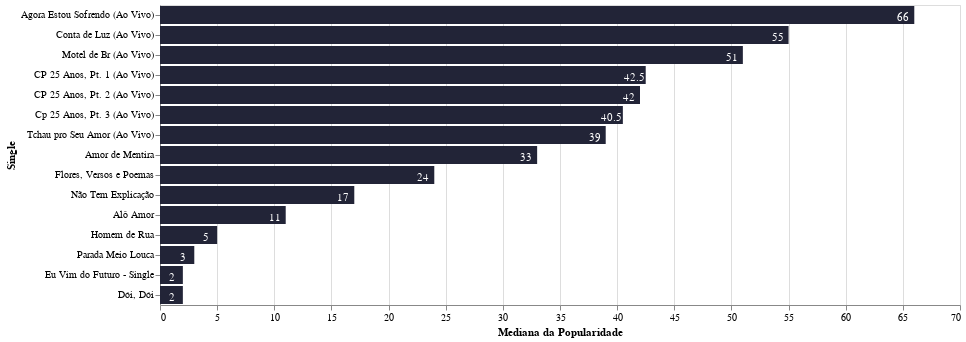

Source (notebook cell):
### Code cell
data_single_most_popular = data[data['album_type'] == 'single']

bars = alt.Chart(data_single_most_popular).mark_bar(color = '#222437').encode(
    alt.X('median(popularity):Q', axis = alt.Axis(title='Mediana da Popularidade')),
    alt.Y('album:O',sort = '-x',axis = alt.Axis(title='Single'))
).properties(
    width=800
)
text = alt.Chart(data_single_most_popular).mark_text(dx=-11, dy=3, color='white').encode(
    alt.X('median(popularity):Q', axis = alt.Axis(title='Mediana da Popularidade')),
    alt.Y('album:O',sort = '-x',axis = alt.Axis(title='Single')),
    alt.Text('median(popularity):Q')
).properties(
    width=800
)
bars + text

### Figure 1 — Vega-Lite specification as saved in the notebook (floating-point values rounded to 4 significant figures)
{"config": {"view": {"continuousWidth": 400, "continuousHeight": 300}}, "layer": [{"mark": {"type": "bar", "color": "#222437"}, "encoding": {"x": {"type": "quantitative", "aggregate": "median", "axis": {"title": "Mediana da Popularidade"}, "field": "popularity"}, "y": {"type": "ordinal", "axis": {"title": "Single"}, "field": "album", "sort": "-x"}}, "width": 800}, {"mark": {"type": "text", "color": "white", "dx": -11, "dy": 3}, "encoding": {"text": {"type": "quantitative", "aggregate": "median", "field": "popularity"}, "x": {"type": "quantitative", "aggregate": "median", "axis": {"title": "Mediana da Popularidade"}, "field": "popularity"}, "y": {"type": "ordinal", "axis": {"title": "Single"}, "field": "album", "sort": "-x"}}, "width": 800}], "data": {"name": "data-be9d485184018effc880b783a62fc8aa"}, "$schema": "https://vega.github.io/schema/vega-lite/v4.8.1.json", "datasets": {"data-be9d485184018effc880b783a62fc8aa": [{"Unnamed: 0": 461, "album": "Motel de Br (Ao Vivo)", "album_type": "single", "track_id": "2LlMe40LtGleIisAGorAI4", "track_number": 1, "name": "Motel de Br - Ao Vivo", "popularity": 51, "duration_ms": 168716, "release_date": "2020-10-09", "artists": "['Calcinha Preta', 'Wallas Arrais']"}, {"Unnamed: 0": 462, "album": "Cp 25 Anos, Pt. 3 (Ao Vivo)", "album_type": "single", "track_id": "5NPTV5nMKGBL6SUO94Ural", "track_number": 1, "name": "Desilusão - Ao Vivo", "popularity": 36, "duration_ms": 209493, "release_date": "2020-09-04", "artists": "['Calcinha Preta']"}, {"Unnamed: 0": 463, "album": "Cp 25 Anos, Pt. 3 (Ao Vivo)", "album_type": "single", "track_id": "5E1lgvo3hMzoPLMPatsSh5", "track_number": 2, "name": "Sonho Lindo / Vem Me Deixar Louca - Ao Vivo", "popularity": 40, "duration_ms": 226613, "release_date": "2020-09-04", "artists": "['Calcinha Preta']"}, {"Unnamed: 0": 464, "album": "Cp 25 Anos, Pt. 3 (Ao Vivo)", "album_type": "single", "track_id": "1SBcdREKSFZkfDXijFp5cl", "track_number": 3, "name": "Balada Prime - Ao Vivo", "popularity": 41, "duration_ms": 183373, "release_date": "2020-09-04", "artists": "['Calcinha Preta']"}, {"Unnamed: 0": 465, "album": "Cp 25 Anos, Pt. 3 (Ao Vivo)", "album_type": "single", "track_id": "7oullRvxAUeg8hJ13koaT7", "track_number": 4, "name": "Não Sei Voar - Ao Vivo", "popularity": 42, "duration_ms": 195584, "release_date": "2020-09-04", "artists": "['Calcinha Preta']"}, {"Unnamed: 0": 466, "album": "Agora Estou Sofrendo (Ao Vivo)", "album_type": "single", "track_id": "18EfjSH1r9Jf6vx52eby5c", "track_number": 1, "name": "Agora Estou Sofrendo", "popularity": 66, "duration_ms": 258968, "release_date": "2020-08-14", "artists": "['Calcinha Preta', 'Gusttavo Lima']"}, {"Unnamed: 0": 467, "album": "CP 25 Anos, Pt. 2 (Ao Vivo)", "album_type": "single", "track_id": "3dZvILFXiC8xMutIIuTuT1", "track_number": 1, "name": "Daniela - Ao Vivo", "popularity": 52, "duration_ms": 174474, "release_date": "2020-07-10", "artists": "['Calcinha Preta', 'Raí Saia Rodada']"}, {"Unnamed: 0": 468, "album": "CP 25 Anos, Pt. 2 (Ao Vivo)", "album_type": "single", "track_id": "2NA2YIyTtMdBoNiXLyrCzo", "track_number": 2, "name": "Por Amor / O Que É Que Eu Vou Fazer - Ao Vivo", "popularity": 43, "duration_ms": 254389, "release_date": "2020-07-10", "artists": "['Calcinha Preta']"}, {"Unnamed: 0": 469, "album": "CP 25 Anos, Pt. 2 (Ao Vivo)", "album_type": "single", "track_id": "51yyIHNXMTdrpdk17Gdj7o", "track_number": 3, "name": "Baby Doll - Ao Vivo", "popularity": 41, "duration_ms": 200295, "release_date": "2020-07-10", "artists": "['Calcinha Preta']"}, {"Unnamed: 0": 470, "album": "CP 25 Anos, Pt. 2 (Ao Vivo)", "album_type": "single", "track_id": "2D9v6htOFH9dLfcjkRH9Yz", "track_number": 4, "name": "Eu Vim pra Te Ver / Vem Ver / A Moçada É Só Filé - Ao Vivo", "popularity": 37, "duration_ms": 238144, "release_date": "2020-07-10", "artists": "['Calcinha Preta']"}, {"Unnamed: 0": 471, "album": "Conta de Luz (Ao Vivo)", "album_type": "single", "track_id": "5CgqWKoMzbugofFOjnhcFS", "track_number": 1, "name": "Conta de Luz - Ao Vivo", "popularity": 55, "duration_ms": 160149, "release_date": "2020-06-19", "artists": "['Calcinha Preta', 'Wesley Safadão']"}, {"Unnamed: 0": 472, "album": "CP 25 Anos, Pt. 1 (Ao Vivo)", "album_type": "single", "track_id": "49h9lUseWMnzyU0W8E40mP", "track_number": 1, "name": "Um Degrau na Escada - Ao Vivo", "popularity": 65, "duration_ms": 251061, "release_date": "2020-05-13", "artists": "['Calcinha Preta', 'Gusttavo Lima']"}, {"Unnamed: 0": 473, "album": "CP 25 Anos, Pt. 1 (Ao Vivo)", "album_type": "single", "track_id": "6SsRvDjYAmizqhzm2h5Hox", "track_number": 2, "name": "Hoje à Noite - Ao Vivo", "popularity": 47, "duration_ms": 218925, "release_date": "2020-05-13", "artists": "['Calcinha Preta']"}, {"Unnamed: 0": 474, "album": "CP 25 Anos, Pt. 1 (Ao Vivo)", "album_type": "single", "track_id": "1TRrJ4iLBt5V8f8Lf2XjGN", "track_number": 3, "name": "Cobertor / Onde o Sonho Mora - Ao Vivo", "popularity": 41, "duration_ms": 204812, "release_date": "2020-05-13", "artists": "['Calcinha Preta']"}, {"Unnamed: 0": 475, "album": "CP 25 Anos, Pt. 1 (Ao Vivo)", "album_type": "single", "track_id": "4giMw1LNsqoG52hm60f413", "track_number": 4, "name": "Você Não Vale Nada - Ao Vivo", "popularity": 41, "duration_ms": 241461, "release_date": "2020-05-13", "artists": "['Calcinha Preta']"}, {"Unnamed: 0": 476, "album": "CP 25 Anos, Pt. 1 (Ao Vivo)", "album_type": "single", "track_id": "62u1dbhEuBAWyZnl0n7Ue8", "track_number": 5, "name": "Tchau pro Seu Amor - Ao Vivo", "popularity": 35, "duration_ms": 129000, "release_date": "2020-05-13", "artists": "['Calcinha Preta', 'MC JottaPê']"}, {"Unnamed: 0": 477, "album": "CP 25 Anos, Pt. 1 (Ao Vivo)", "album_type": "single", "track_id": "2RNoUrbJnE8dirMbJCLYjF", "track_number": 6, "name": "Mágica / E o Vento Levou - Ao Vivo", "popularity": 44, "duration_ms": 278314, "release_date": "2020-05-13", "artists": "['Calcinha Preta']"}, {"Unnamed: 0": 478, "album": "Tchau pro Seu Amor (Ao Vivo)", "album_type": "single", "track_id": "24gHMEGrPZYzKI0SBow7ML", "track_number": 1, "name": "Tchau pro Seu Amor - Ao Vivo", "popularity": 39, "duration_ms": 130415, "release_date": "2020-02-21", "artists": "['Calcinha Preta', 'MC JottaPê']"}, {"Unnamed: 0": 479, "album": "Não Tem Explicação", "album_type": "single", "track_id": "6EdJoVAV8auGT8r5pjOMaJ", "track_number": 1, "name": "Não Tem Explicação", "popularity": 17, "duration_ms": 228187, "release_date": "2019-09-27", "artists": "['Calcinha Preta']"}, {"Unnamed: 0": 480, "album": "Amor de Mentira", "album_type": "single", "track_id": "2gAjv9SiCBh19BvHyflu9I", "track_number": 1, "name": "Amor de Mentira", "popularity": 33, "duration_ms": 157300, "release_date": "2019-03-25", "artists": "['Calcinha Preta']"}, {"Unnamed: 0": 481, "album": "Flores, Versos e Poemas", "album_type": "single", "track_id": "24aEyOxim74BDaEaVqCWvE", "track_number": 1, "name": "Flores, Versos e Poemas", "popularity": 24, "duration_ms": 207596, "release_date": "2018-05-04", "artists": "['Calcinha Preta']"}, {"Unnamed: 0": 482, "album": "Eu Vim do Futuro - Single", "album_type": "single", "track_id": "2byBq8jQBZjMznKwGGHdIG", "track_number": 1, "name": "Eu Vim do Futuro", "popularity": 2, "duration_ms": 195213, "release_date": "2017-06-13", "artists": "['Calcinha Preta']"}, {"Unnamed: 0": 483, "album": "Homem de Rua", "album_type": "single", "track_id": "6oexqeMeqlRzGFk8o2HMEi", "track_number": 1, "name": "Homem de Rua", "popularity": 5, "duration_ms": 210181, "release_date": "2017-06-13", "artists": "['Calcinha Preta']"}, {"Unnamed: 0": 484, "album": "Alô Amor", "album_type": "single", "track_id": "3JfTQvCbF9CN5NqOVtIPMS", "track_number": 1, "name": "Alô Amor", "popularity": 11, "duration_ms": 182334, "release_date": "2016-03-18", "artists": "['Calcinha Preta']"}, {"Unnamed: 0": 485, "album": "Parada Meio Louca", "album_type": "single", "track_id": "29bixWjeFxI05LgYo39Hdk", "track_number": 1, "name": "Parada Meio Louca", "popularity": 3, "duration_ms": 201456, "release_date": "2013-09-13", "artists": "['Calcinha Preta', 'Grupo Revelação']"}, {"Unnamed: 0": 486, "album": "Dói, Dói", "album_type": "single", "track_id": "1WctsG7rIBeNYumsPXY7Ts", "track_number": 1, "name": "Dói, Dói", "popularity": 2, "duration_ms": 196032, "release_date": "2013-04-21", "artists": "['Calcinha Preta', 'Mano Walter']"}]}}
